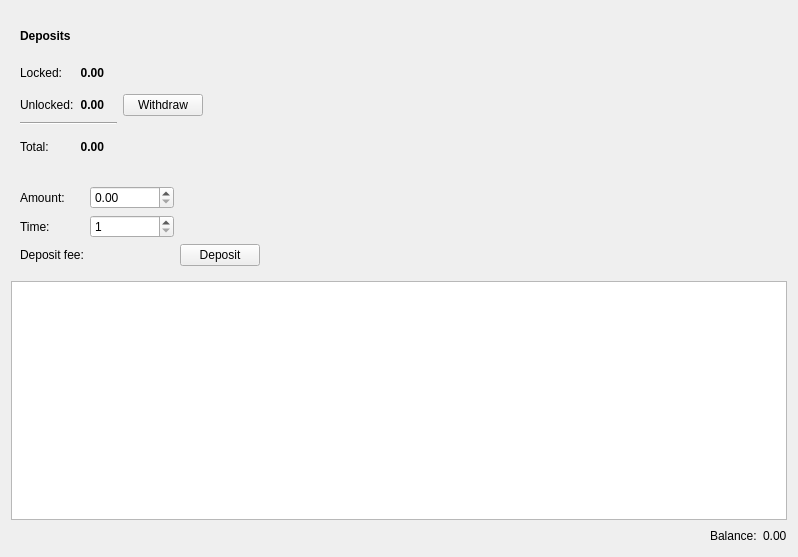
<?xml version="1.0" encoding="UTF-8"?>
<ui version="4.0">
 <class>DepositsFrame</class>
 <widget class="QFrame" name="DepositsFrame">
  <property name="geometry">
   <rect>
    <x>0</x>
    <y>0</y>
    <width>798</width>
    <height>557</height>
   </rect>
  </property>
  <property name="windowTitle">
   <string>Frame</string>
  </property>
  <property name="frameShape">
   <enum>QFrame::NoFrame</enum>
  </property>
  <property name="frameShadow">
   <enum>QFrame::Raised</enum>
  </property>
  <layout class="QVBoxLayout" name="verticalLayout">
   <item>
    <widget class="QFrame" name="m_overviewWalletFrame">
     <property name="minimumSize">
      <size>
       <width>0</width>
       <height>160</height>
      </size>
     </property>
     <property name="maximumSize">
      <size>
       <width>16777215</width>
       <height>160</height>
      </size>
     </property>
     <property name="frameShape">
      <enum>QFrame::NoFrame</enum>
     </property>
     <property name="frameShadow">
      <enum>QFrame::Raised</enum>
     </property>
     <layout class="QGridLayout" name="gridLayout_2">
      <item row="0" column="0">
       <widget class="QLabel" name="label_7">
        <property name="font">
         <font>
          <weight>75</weight>
          <bold>true</bold>
         </font>
        </property>
        <property name="text">
         <string>Deposits</string>
        </property>
       </widget>
      </item>
      <item row="1" column="0">
       <widget class="QLabel" name="label_8">
        <property name="text">
         <string>Locked:</string>
        </property>
       </widget>
      </item>
      <item row="1" column="1" colspan="2">
       <widget class="QLabel" name="m_lockedDepositLabel">
        <property name="font">
         <font>
          <weight>75</weight>
          <bold>true</bold>
         </font>
        </property>
        <property name="text">
         <string notr="true">0.00</string>
        </property>
        <property name="alignment">
         <set>Qt::AlignRight|Qt::AlignTrailing|Qt::AlignVCenter</set>
        </property>
       </widget>
      </item>
      <item row="1" column="3">
       <widget class="QLabel" name="m_tickerLabel1">
        <property name="text">
         <string notr="true"/>
        </property>
       </widget>
      </item>
      <item row="2" column="0">
       <widget class="QLabel" name="label_9">
        <property name="text">
         <string>Unlocked:</string>
        </property>
       </widget>
      </item>
      <item row="2" column="1" colspan="2">
       <widget class="QLabel" name="m_unlockedDepositLabel">
        <property name="font">
         <font>
          <weight>75</weight>
          <bold>true</bold>
         </font>
        </property>
        <property name="text">
         <string notr="true">0.00</string>
        </property>
        <property name="alignment">
         <set>Qt::AlignRight|Qt::AlignTrailing|Qt::AlignVCenter</set>
        </property>
       </widget>
      </item>
      <item row="2" column="3">
       <widget class="QLabel" name="m_tickerLabel2">
        <property name="text">
         <string notr="true"/>
        </property>
       </widget>
      </item>
      <item row="4" column="0">
       <widget class="QLabel" name="label_10">
        <property name="text">
         <string>Total:</string>
        </property>
       </widget>
      </item>
      <item row="4" column="1" colspan="2">
       <widget class="QLabel" name="m_totalDepositLabel">
        <property name="font">
         <font>
          <weight>75</weight>
          <bold>true</bold>
         </font>
        </property>
        <property name="text">
         <string notr="true">0.00</string>
        </property>
        <property name="alignment">
         <set>Qt::AlignRight|Qt::AlignTrailing|Qt::AlignVCenter</set>
        </property>
       </widget>
      </item>
      <item row="3" column="0" colspan="4">
       <widget class="Line" name="line_2">
        <property name="orientation">
         <enum>Qt::Horizontal</enum>
        </property>
       </widget>
      </item>
      <item row="4" column="3">
       <widget class="QLabel" name="m_tickerLabel3">
        <property name="text">
         <string notr="true"/>
        </property>
       </widget>
      </item>
      <item row="0" column="5">
       <spacer name="horizontalSpacer_2">
        <property name="orientation">
         <enum>Qt::Horizontal</enum>
        </property>
        <property name="sizeHint" stdset="0">
         <size>
          <width>40</width>
          <height>20</height>
         </size>
        </property>
       </spacer>
      </item>
      <item row="2" column="4">
       <widget class="QPushButton" name="m_withdrawButton">
        <property name="text">
         <string>Withdraw</string>
        </property>
       </widget>
      </item>
     </layout>
    </widget>
   </item>
   <item>
    <widget class="QFrame" name="m_addDepositFrame">
     <property name="frameShape">
      <enum>QFrame::NoFrame</enum>
     </property>
     <property name="frameShadow">
      <enum>QFrame::Raised</enum>
     </property>
     <layout class="QGridLayout" name="gridLayout">
      <item row="1" column="0">
       <widget class="QLabel" name="label_2">
        <property name="text">
         <string>Time:</string>
        </property>
       </widget>
      </item>
      <item row="0" column="1">
       <widget class="QDoubleSpinBox" name="m_amountSpin">
        <property name="maximum">
         <double>1000000000.000000000000000</double>
        </property>
       </widget>
      </item>
      <item row="1" column="2">
       <widget class="QLabel" name="m_nativeTimeLabel">
        <property name="text">
         <string/>
        </property>
       </widget>
      </item>
      <item row="1" column="1">
       <widget class="QSpinBox" name="m_timeSpin">
        <property name="minimum">
         <number>1</number>
        </property>
        <property name="maximum">
         <number>999999999</number>
        </property>
       </widget>
      </item>
      <item row="0" column="0">
       <widget class="QLabel" name="label">
        <property name="text">
         <string>Amount:</string>
        </property>
       </widget>
      </item>
      <item row="0" column="2">
       <widget class="QLabel" name="m_interestLabel">
        <property name="text">
         <string/>
        </property>
       </widget>
      </item>
      <item row="0" column="3">
       <spacer name="horizontalSpacer">
        <property name="orientation">
         <enum>Qt::Horizontal</enum>
        </property>
        <property name="sizeHint" stdset="0">
         <size>
          <width>534</width>
          <height>20</height>
         </size>
        </property>
       </spacer>
      </item>
      <item row="2" column="2">
       <widget class="QPushButton" name="m_depositButton">
        <property name="text">
         <string>Deposit</string>
        </property>
       </widget>
      </item>
      <item row="2" column="0">
       <widget class="QLabel" name="m_feeTextLabel">
        <property name="text">
         <string>Deposit fee:</string>
        </property>
       </widget>
      </item>
      <item row="2" column="1">
       <widget class="QLabel" name="m_feeLabel">
        <property name="text">
         <string/>
        </property>
       </widget>
      </item>
     </layout>
    </widget>
   </item>
   <item>
    <widget class="QTreeView" name="m_depositView">
     <property name="sortingEnabled">
      <bool>true</bool>
     </property>
    </widget>
   </item>
   <item>
    <layout class="QHBoxLayout" name="horizontalLayout">
     <item>
      <spacer name="horizontalSpacer_3">
       <property name="orientation">
        <enum>Qt::Horizontal</enum>
       </property>
       <property name="sizeHint" stdset="0">
        <size>
         <width>40</width>
         <height>20</height>
        </size>
       </property>
      </spacer>
     </item>
     <item>
      <widget class="QLabel" name="label_3">
       <property name="text">
        <string>Balance:</string>
       </property>
      </widget>
     </item>
     <item>
      <widget class="QLabel" name="m_balanceLabel">
       <property name="text">
        <string>0.00</string>
       </property>
      </widget>
     </item>
    </layout>
   </item>
  </layout>
 </widget>
 <resources/>
 <connections>
  <connection>
   <sender>m_depositButton</sender>
   <signal>clicked()</signal>
   <receiver>DepositsFrame</receiver>
   <slot>depositClicked()</slot>
   <hints>
    <hint type="sourcelabel">
     <x>274</x>
     <y>76</y>
    </hint>
    <hint type="destinationlabel">
     <x>398</x>
     <y>278</y>
    </hint>
   </hints>
  </connection>
  <connection>
   <sender>m_withdrawButton</sender>
   <signal>clicked()</signal>
   <receiver>DepositsFrame</receiver>
   <slot>withdrawClicked()</slot>
   <hints>
    <hint type="sourcelabel">
     <x>196</x>
     <y>151</y>
    </hint>
    <hint type="destinationlabel">
     <x>398</x>
     <y>278</y>
    </hint>
   </hints>
  </connection>
  <connection>
   <sender>m_depositView</sender>
   <signal>doubleClicked(QModelIndex)</signal>
   <receiver>DepositsFrame</receiver>
   <slot>showDepositDetails(QModelIndex)</slot>
   <hints>
    <hint type="sourcelabel">
     <x>398</x>
     <y>403</y>
    </hint>
    <hint type="destinationlabel">
     <x>398</x>
     <y>278</y>
    </hint>
   </hints>
  </connection>
  <connection>
   <sender>m_timeSpin</sender>
   <signal>valueChanged(int)</signal>
   <receiver>DepositsFrame</receiver>
   <slot>timeChanged(int)</slot>
   <hints>
    <hint type="sourcelabel">
     <x>151</x>
     <y>230</y>
    </hint>
    <hint type="destinationlabel">
     <x>398</x>
     <y>278</y>
    </hint>
   </hints>
  </connection>
  <connection>
   <sender>m_amountSpin</sender>
   <signal>valueChanged(double)</signal>
   <receiver>DepositsFrame</receiver>
   <slot>depositParamsChanged()</slot>
   <hints>
    <hint type="sourcelabel">
     <x>147</x>
     <y>211</y>
    </hint>
    <hint type="destinationlabel">
     <x>398</x>
     <y>278</y>
    </hint>
   </hints>
  </connection>
  <connection>
   <sender>m_timeSpin</sender>
   <signal>valueChanged(int)</signal>
   <receiver>DepositsFrame</receiver>
   <slot>depositParamsChanged()</slot>
   <hints>
    <hint type="sourcelabel">
     <x>147</x>
     <y>249</y>
    </hint>
    <hint type="destinationlabel">
     <x>398</x>
     <y>278</y>
    </hint>
   </hints>
  </connection>
 </connections>
 <slots>
  <slot>depositClicked()</slot>
  <slot>withdrawClicked()</slot>
  <slot>showDepositDetails(QModelIndex)</slot>
  <slot>timeChanged(int)</slot>
  <slot>depositParamsChanged()</slot>
 </slots>
</ui>
